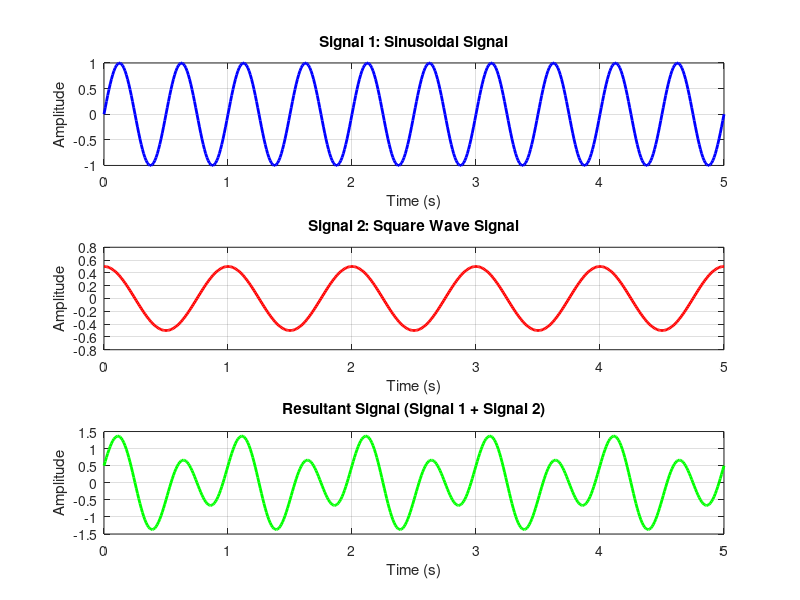

The MATLAB source for this figure: (Note: this script raises an error after producing the figure.)
% Time vector
t = 0:0.01:5; % Time vector from 0 to 5 seconds with a step of 0.01 seconds

% Signal 1: A sinusoidal signal
A1 = 1; % Amplitude
f1 = 2; % Frequency in Hz
signal1 = A1 * sin(2*pi*f1*t);

% Signal 2: A square wave signal
A2 = 0.5; % Amplitude
f2 = 1; % Frequency in Hz
signal2 = A2 * cos(2*pi*f2*t);

% Add the two signals together
result_signal = signal1 + signal2;

% Plot the original signals and the result
subplot(3, 1, 1);
plot(t, signal1, 'b', 'LineWidth', 2);
title('Signal 1: Sinusoidal Signal');
xlabel('Time (s)');
ylabel('Amplitude');
grid on;

subplot(3, 1, 2);
plot(t, signal2, 'r', 'LineWidth', 2);
title('Signal 2: Square Wave Signal');
xlabel('Time (s)');
ylabel('Amplitude');
grid on;

subplot(3, 1, 3);
plot(t, result_signal, 'g', 'LineWidth', 2);
title('Resultant Signal (Signal 1 + Signal 2)');
xlabel('Time (s)');
ylabel('Amplitude');
grid on;

sgtitle('Addition of Two Signals');

